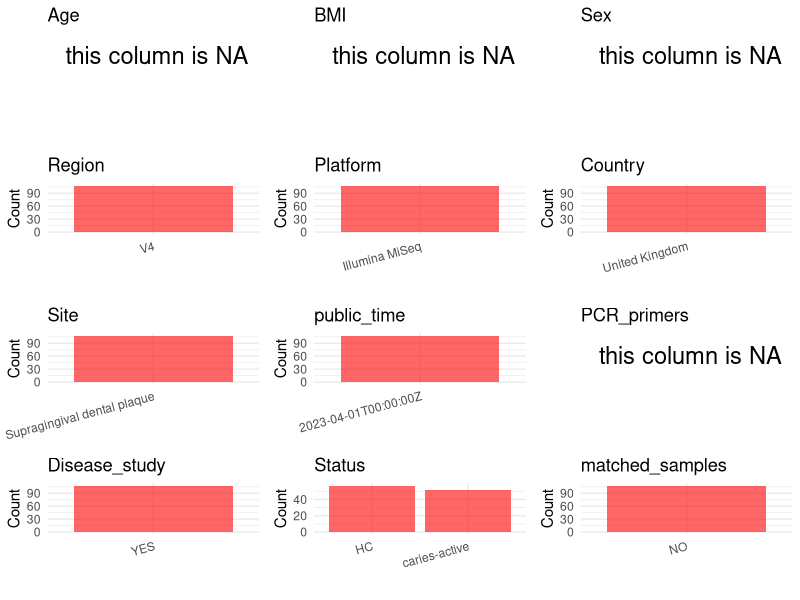

Here is the R script that generated this plot: (Note: this script raises an error after producing the figure.)
## ---- chunk 1
library(tidyverse)
library(ggplot2)
library(cowplot)

setwd("C:/Users/zyc/Desktop/oral_project/data/projects/PRJNA712952")
initial_meta <- read.csv("SraRunTable.csv", header = TRUE) 
head(initial_meta)
## ---- chunk 2
metadata <- data.frame(
  BioProject = initial_meta$BioProject,
  Run = initial_meta$Run,
  sample_name = initial_meta$Library.Name,
  Age = NA, 
  BMI = NA,  
  Sex = NA,
  Platform = initial_meta$Instrument,
  Country = initial_meta$geo_loc_name_country,
  Site = initial_meta$Sample.Name,
  public_time = initial_meta$ReleaseDate,
  Status = initial_meta$Sample.Name,
  seqtype = initial_meta$Assay.Type,
  stringsAsFactors = FALSE
)
## ---- chunk 3
metadata <- metadata %>% filter(seqtype == "AMPLICON")
metadata <- metadata %>% mutate(Site = case_when(
  grepl("Supragingival dental plaque",Site) ~ "Supragingival dental plaque",
  TRUE ~ Site
))
metadata <- metadata %>% mutate(Status = case_when(
  grepl("caries-active",Status) ~ "caries-active",
  grepl("caries-free",Status) ~ "HC",
  TRUE ~ Status
))
# metadata <- metadata %>%mutate(Status = case_when(
#   Status == "Oral Neoplasm (Healthy Control)" ~ "HC",
#   Status == "Oral Neoplasm (OSCC)" ~ "OSCC",
#   TRUE ~ "Precancer"
# ))
# metadata <- metadata %>%
#   mutate(Sex = recode(Sex, "female" = "F", "male" = "M"))
# metadata <-metadata%>%
#   mutate(Country = case_when(Country == "Taiwan" ~ "China"))

## ---- chunk 4
metadata$matched_samples <- "NO"
metadata$Region <- "V4"
metadata$title <- "Functional changes in the oral microbiome after use of fluoride and arginine containing dentifrices: a metagenomic and metatranscriptomic study"
metadata$Disease_study <- "YES"
metadata$PCR_primers <- NA

head(metadata)
## ---- chunk 5
print(paste("Number of unique runs:", length(unique(metadata$Run))))
print(paste("Number of unique sample names:", length(unique(metadata$sample_name))))
## ---- chunk 6
plot_data <- metadata %>%
  select(-BioProject, -Run, -sample_name, -title)

# Function to create simple plots for each column
create_simple_plots <- function(data) {
  plots <- list()
  
  for (col in colnames(data)) {
    # Check if the column is all NA
    if (all(is.na(data[[col]]))) {
      # Create an empty plot with text indicating all NA
      p <- ggplot() +
        annotate("text", x = 0.5, y = 0.5, label = "this column is NA", size = 6) +
        labs(title = col) +
        theme_void()
    } else if (is.numeric(data[[col]])) {
      # Numeric variable: histogram
      p <- ggplot(data, aes(x = .data[[col]])) +
        geom_histogram(fill = "blue", alpha = 0.6, bins = 20, na.rm = TRUE) +
        labs(title = col) +
        theme_minimal()
    } else {
      # Categorical variable: bar plot (remove NA values)
      count_data <- as.data.frame(table(data[[col]], useNA = "ifany"))
      p <- ggplot(count_data, aes(x = reorder(Var1, -Freq), y = Freq)) +
        geom_col(fill = "red", alpha = 0.6) +
        labs(title = col, x = NULL, y = "Count") +
        theme_minimal() +
        theme(axis.text.x = element_text(angle = 15, hjust = 1))
    }
    plots[[col]] <- p
  }
  
  return(plots)
}


plots <- create_simple_plots(plot_data)
p<-plot_grid(plots$Age, 
          plots$BMI, 
          plots$Sex, 
          plots$Region, 
          plots$Platform, 
          plots$Country, 
          plots$Site,
          plots$public_time, 
          plots$PCR_primers,
          plots$Disease_study,
          plots$Status,
          plots$matched_samples,# add 
          ncol = 3, align = "hv", axis = "lb")
ggsave("Metadata_Summary.png", plot = p, width = 8, height = 6, dpi = 150)


## ---- chunk 7
knitr::include_graphics("Metadata_Summary.png")
## ---- chunk 8
metadata <- metadata[, c(
  "BioProject", "Run", "sample_name", "Age", "BMI", "Sex", 
  "Region", "Platform", "Country", "Site", "public_time", 
  "PCR_primers", "title", "Disease_study", "Status","matched_samples"
)]

write.csv(metadata, file = "metadata.csv", quote = TRUE)
